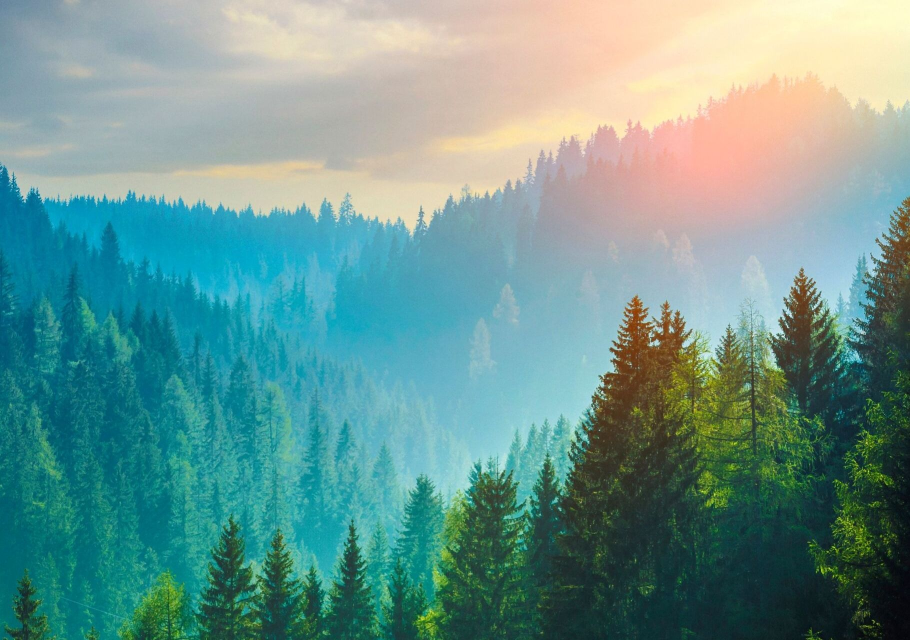
#> input picture Assignment-2(Perception)/forest.jpg, 1820 x 1280 px (shown at 1/2 size)
$ jupyter execute BM20BTECH11001-Assignment_2.ipynb
#> lines starting #> are read from the running program, lines starting #| are printed output that depends on the picture
# Image output through cones

[cell 1]
import cv2
import pandas as pd
import numpy as np
import matplotlib.pyplot as plt
import math

[cell 2]
#Resize image into 500*500 matrix
img = cv2.imread('forest.jpg')
#> img is the input picture: shape (1280, 1820, 3); mean B, G, R 143.3, 149.4, 107.2
img = cv2.resize(img, (500, 500))
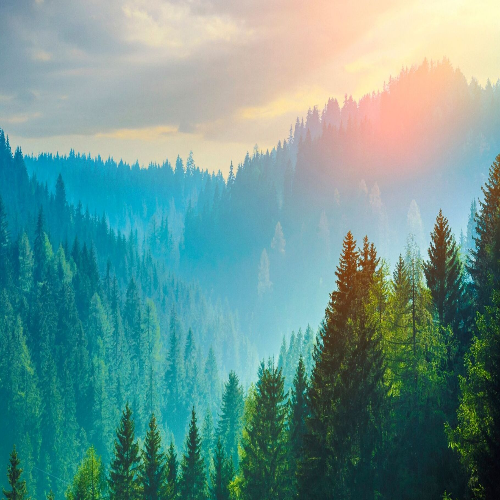
#> img: shape (500, 500, 3); mean B, G, R 143.1, 149.2, 107.1
img.shape
#> Out = (500, 500, 3)

[cell 3]
h, w = img.shape[:2]
#> h = 500; w = 500
# Displaying the height and width
print("Height = {},  Width = {}".format(h, w))
#| Height = 500,  Width = 500

[cell 4]
#Original picture
plt.imshow(img)

[cell 5]
#Gaussian with variance = 5000
gauss = lambda x: (np.e**((-(x-255)**2)/5000))

We multiply the red, blue and green components with the gaussian function defined above as our rods and cones absorb colours of different intensities as a gaussian.

[cell 6]
for i in range(0, 500):
    for j in range(0, 500):
        img[i][j][0] = img[i][j][0]*gauss(img[i][j][0])
        img[i][j][1] = img[i][j][1]*gauss(img[i][j][1])
        img[i][j][2] = img[i][j][2]*gauss(img[i][j][2])
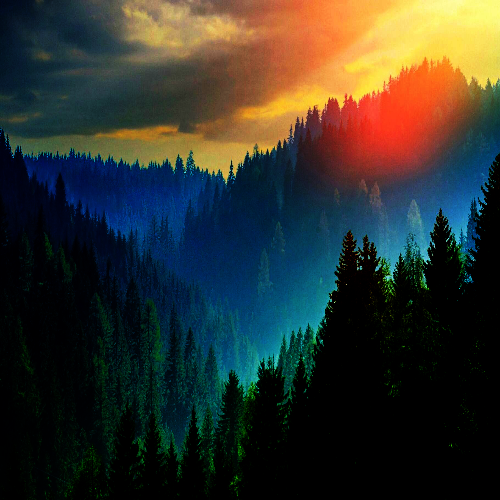
#> img: shape (500, 500, 3); mean B, G, R 43.7, 50.8, 49.5
